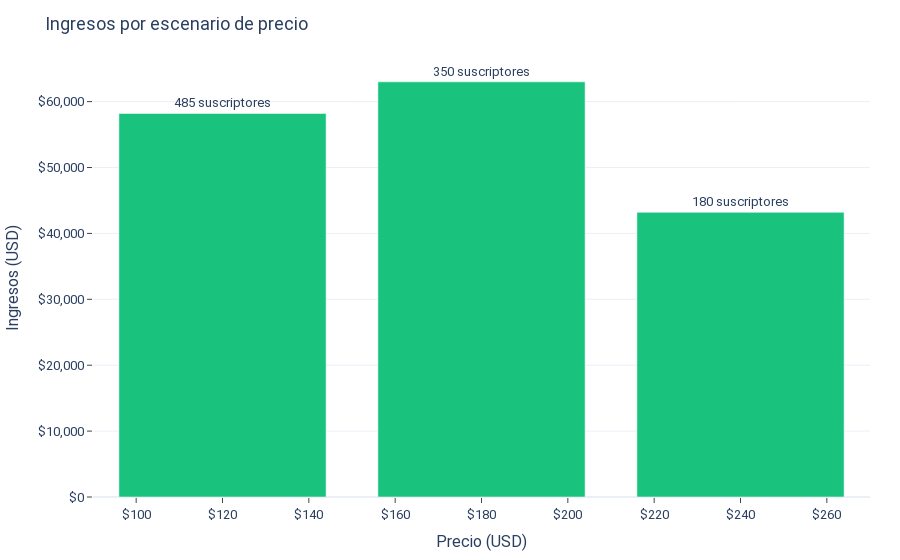

Write notebook code for a chart like this one.
### Markdown cell above
# Pricing Optimization

<img src="../../reports/figures/logo_cmsr92.png" alt="CMSR92" height="60" style="display:block;margin:auto;">

**Optimización profesional de precios y escenarios.**

> Los gráficos y cuadros de insights emplean colores profesionales y contrastantes, con el logo CMSR92 solo en la cabecera.

### Code cell
from pathlib import Path
import sys

# Resolver raíz del proyecto de forma robusta

def find_root(start=None):
    p = Path(start or Path.cwd()).resolve()
    for _ in range(6):
        if (p / 'requirements.txt').exists() and (p / 'src').exists():
            return p
        if (p / '.git').exists() and (p / 'src').exists():
            return p
        p = p.parent
    return Path.cwd()

ROOT = find_root()
if str(ROOT) not in sys.path:
    sys.path.append(str(ROOT))

from src.pricing_optimization import simulate_pricing_scenarios
from src.visualization import plot_pricing_results
import pandas as pd

prices = [120, 180, 240]
# Supuestos iniciales (ajustables):
adoption = {120: 485, 180: 350, 240: 180}
fixed_costs = 25000  # marketing + sistema + overhead año 1
variable_cost_per_customer = 80  # soporte, beneficios, costos variables

results = simulate_pricing_scenarios(prices, adoption, fixed_costs, variable_cost_per_customer)
print(pd.DataFrame(results))
fig = plot_pricing_results(results)
fig.show()

### Figure 1 — Plotly figure (JSON) as saved in the notebook; plotly's stock layout.template omitted (floating-point values rounded to 4 significant figures)
{"data": [{"hovertemplate": "Precio (USD)=%{x}<br>Ingresos (USD)=%{y}<br>Suscriptores=%{text}<extra></extra>", "legendgroup": "", "marker": {"color": "#19C37D", "pattern": {"shape": ""}}, "name": "", "orientation": "v", "showlegend": false, "text": [485.0, 350.0, 180.0], "textposition": "outside", "texttemplate": "%{text:,} suscriptores", "type": "bar", "x": [120, 180, 240], "xaxis": "x", "y": [58200, 63000, 43200], "yaxis": "y"}], "layout": {"barmode": "relative", "font": {"family": "Segoe UI, Roboto, Arial", "size": 13}, "legend": {"tracegroupgap": 0}, "margin": {"b": 50, "l": 60, "r": 30, "t": 60}, "title": {"text": "Ingresos por escenario de precio"}, "xaxis": {"anchor": "y", "domain": [0.0, 1.0], "tickformat": "$,.0f", "ticks": "outside", "title": {"text": "Precio (USD)"}}, "yaxis": {"anchor": "x", "domain": [0.0, 1.0], "tickformat": "$,.0f", "ticks": "outside", "title": {"text": "Ingresos (USD)"}}}}
